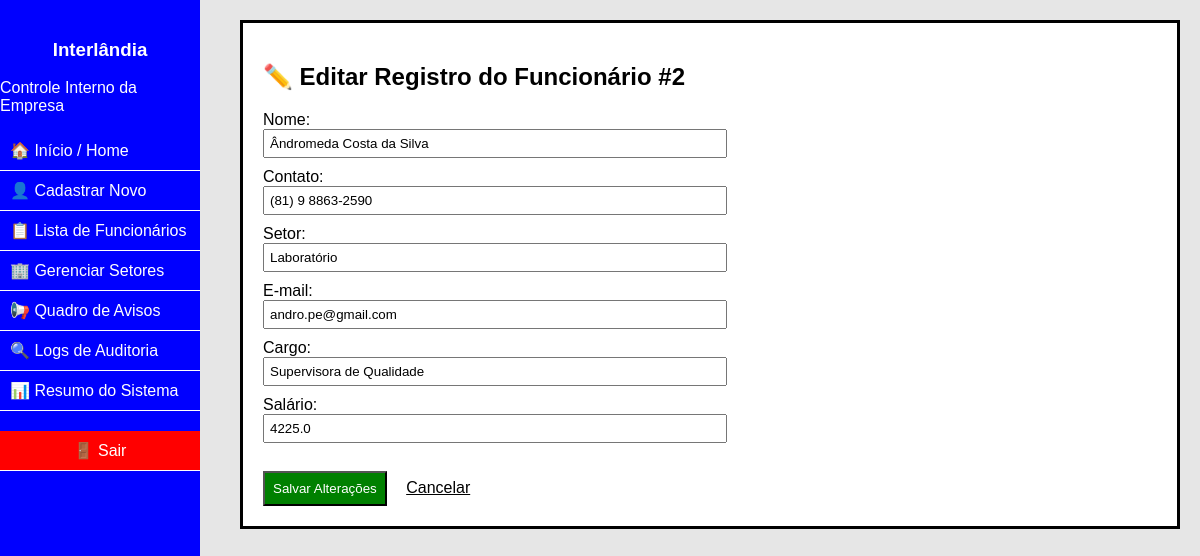
/editar/2 (signed in), run on the app's committed database.
### tables this page shows
CREATE TABLE funcionarios (
        id INTEGER PRIMARY KEY AUTOINCREMENT,
        nome TEXT,
        contato TEXT,
        setor TEXT,
        email TEXT,
        cargo TEXT,
        salario REAL,
        status TEXT DEFAULT 'ATIVO',
        data_admissao TEXT
    );

### main.py (the view, shortened to what this page needs)
@app.route("/editar/<int:id>", methods=["GET", "POST"])
def editar(id):
    if "user" not in session: return redirect("/")
    co = sqlite3.connect("rh.db")
    cu = co.cursor()
    cu.execute("SELECT * FROM funcionarios WHERE id=?", (id,))
    f = cu.fetchone()
    co.close()
    return render_template("editar.html", funcionario=f)

### templates/editar.html
{% extends 'base.html' %}
{% block conteudo %}
<h2>✏️ Editar Registro do Funcionário #{{ funcionario[0] }}</h2>
<div class="form-container" style="max-width: 500px;">
    <form action="/editar/{{ funcionario[0] }}" method="POST">
        <label>Nome:</label><br>
        <input type="text" name="nome" value="{{ funcionario[1] }}" required><br>
        <label>Contato:</label><br>
        <input type="text" name="contato" value="{{ funcionario[2] }}" required><br>
        <label>Setor:</label><br>
        <input type="text" name="setor" value="{{ funcionario[3] }}" required><br>
        <label>E-mail:</label><br>
        <input type="email" name="email" value="{{ funcionario[4] }}" required><br>
        <label>Cargo:</label><br>
        <input type="text" name="cargo" value="{{ funcionario[5] }}" required><br>
        <label>Salário:</label><br>
        <input type="number" step="0.01" name="salario" value="{{ funcionario[6] }}" required><br><br>
        <input type="submit" value="Salvar Alterações" style="background-color: green;">
        <a href="/listar" style="margin-left: 15px; color: black;">Cancelar</a>
    </form>
</div>
{% endblock %}

### static/style.css (style rules this page uses)
body { font-family: Arial, Helvetica, sans-serif; background-color: #e6e6e6; margin: 0; padding: 0; }
input[type="text"], input[type="email"], input[type="number"], select, textarea { width: 90%; padding: 5px; margin-bottom: 10px; }
input[type="submit"], button { background-color: #0000ff; color: white; padding: 8px; cursor: pointer; }

### data on the page
funcionarios: id "2", nome "Ândromeda Costa da Silva", contato "(81) 9 8863-2590", setor "Laboratório", email "andro.pe@gmail.com", cargo "Supervisora de Qualidade", salario "4225.0"
